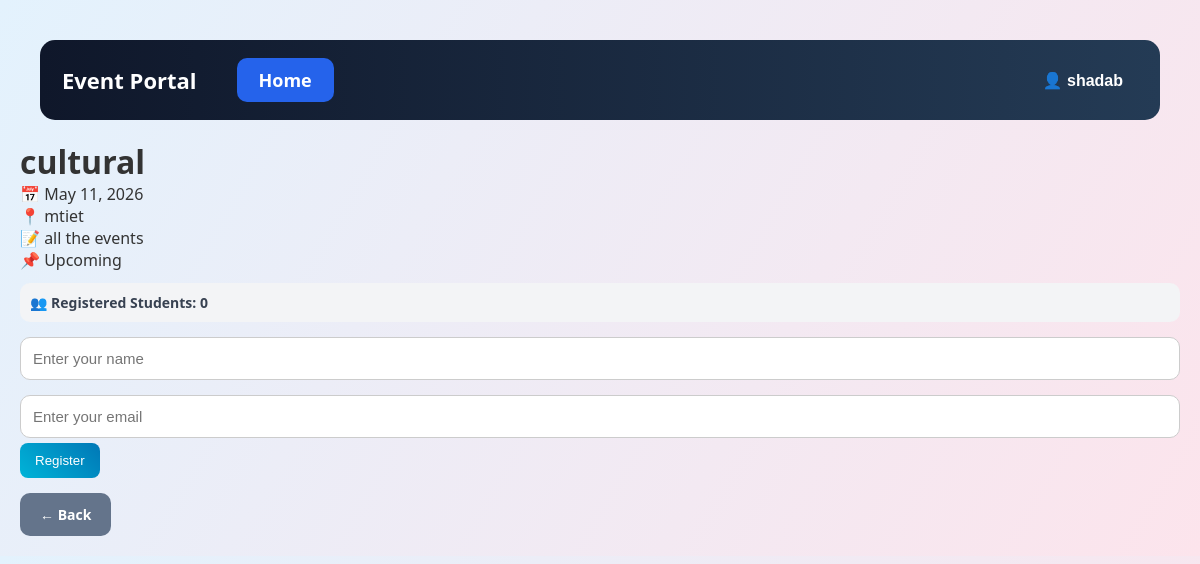
/event/17/ (signed in), run on the app's committed database.
### events/models.py (models this page shows, shortened)
class Event(models.Model):
    STATUS_CHOICES = (
        ('Upcoming', 'Upcoming'),
        ('Ongoing', 'Ongoing'),
        ('Completed', 'Completed'),
    )
    name = models.CharField(max_length=100)
    date = models.DateField()
    location = models.CharField(max_length=100)
    description = models.TextField()
    status = models.CharField(
        max_length=20,
        choices=STATUS_CHOICES,
        default='Upcoming'
    )

### events/views.py (the view, shortened to what this page needs)
# urls.py: path('event/<int:event_id>/', views.event_detail, name='event_detail'),
@login_required
def event_detail(request, event_id):
    event = get_object_or_404(
        Event,
        id=event_id
    )
    return render(
        request,
        'events/event_detail.html',
        {
            'event': event,
            'is_student': is_student(request.user),
            'is_admin': is_admin(request.user),
        }
    )

### events/views.py (called while the page is built)
def is_admin(user):
    if user.is_superuser:
        return True
    return (
        hasattr(user, 'userprofile')
        and user.userprofile.role == 'admin'
    )

def is_student(user):
    return (
        hasattr(user, 'userprofile')
        and user.userprofile.role == 'student'
    )

### events/templates/events/event_detail.html (shortened to what this page needs)
{% load static %}
<!doctype html>
<html>
  <head>
    <link rel="stylesheet" href="{% static 'events/style.css' %}" />
  </head>
  <body>
    <div class="navbar">
      <div class="logo">Event Portal</div>
      <div class="nav-links">
        <a href="/">Home</a>
      </div>
      <div class="profile-menu">
        <button class="profile-btn">👤 {{ request.user.username }}</button>
      </div>
    </div>
    <div class="event-detail-container">
      <div class="event-detail-card">
        <h1>{{ event.name }}</h1>
        <p>📅 {{ event.date }}</p>
        <p>📍 {{ event.location }}</p>
        <p>📝 {{ event.description }}</p>
        <p>📌 {{ event.status }}</p>
        <div class="register-count">
          👥 Registered Students: {{ event.registration_set.count }}
        </div>
        {% if is_student and event.status == "Upcoming" %}
        <form method="POST" class="register-form">
          <input
            type="text"
            name="student_name"
            placeholder="Enter your name"
            required
          />
          <input
            type="email"
            name="student_email"
            placeholder="Enter your email"
            required
          />
          <button type="submit">Register</button>
        </form>
        {% endif %}
        <a href="/" class="back-btn"> ← Back </a>
      </div>
    </div>
  </body>
</html>

### events/static/events/style.css (style rules this page uses)
* { margin: 0; padding: 0; box-sizing: border-box; }
body { font-family: "Segoe UI", sans-serif; background: linear-gradient(120deg, #e3f2fd, #fce4ec); color: #333; padding: 20px; }
.navbar { display: flex; align-items: center; background: linear-gradient(90deg, #0f172a, #243b55); padding: 18px 22px; border-radius: 15px; margin: 20px; gap: 40px; }
.logo { font-size: 22px; font-weight: bold; color: white; }
.nav-links { display: flex; gap: 25px; }
.nav-links a { background: #2563eb; color: white; text-decoration: none; padding: 10px 22px; border-radius: 10px; font-size: 18px; font-weight: bold; transition: 0.3s; }
form { margin-top: 15px; }
input[type="text"], input[type="date"], textarea, select { width: 100%; padding: 12px; margin-bottom: 15px; border-radius: 10px; border: 1px solid #ccc; outline: none; }
button { padding: 10px 15px; border: none; border-radius: 8px; background: linear-gradient(45deg, #00b4d8, #0077b6); color: white; cursor: pointer; transition: 0.3s; }
.register-count { margin-top: 12px; background: #f3f4f6; padding: 10px; border-radius: 10px; font-size: 14px; font-weight: bold; color: #374151; }
a.back-btn { display: inline-block; margin-top: 15px; background: #64748b; color: white !important; padding: 12px 20px; border-radius: 10px; text-decoration: none; font-weight: bold; font-size: 14px; transition: 0.3s; }
.profile-menu { position: relative; margin-left: auto; }
.profile-btn { background: transparent; border: none; color: white; font-size: 16px; font-weight: bold; cursor: pointer; }
.register-form { display: flex; flex-direction: column; align-items: flex-start; }
.register-form input { width: 100%; padding: 12px; border: 1px solid #ccc; border-radius: 10px; font-size: 15px; display: block; }
.register-form button { margin-top: 5px; }

### data on the page
Event: name "cultural", date "May 11, 2026", location "mtiet", description "all the events", status "Upcoming", registration_set.count "0"

### other printed values
{{ request.user.username }} "shadab"
